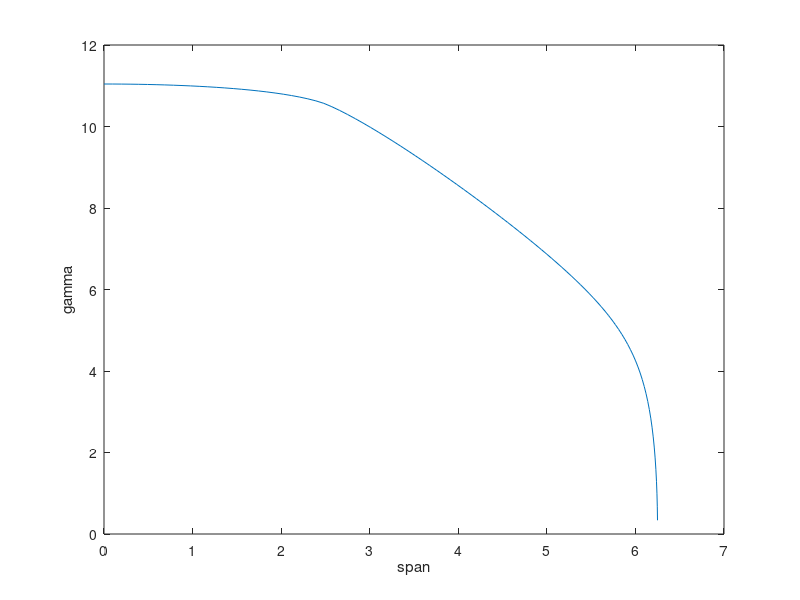
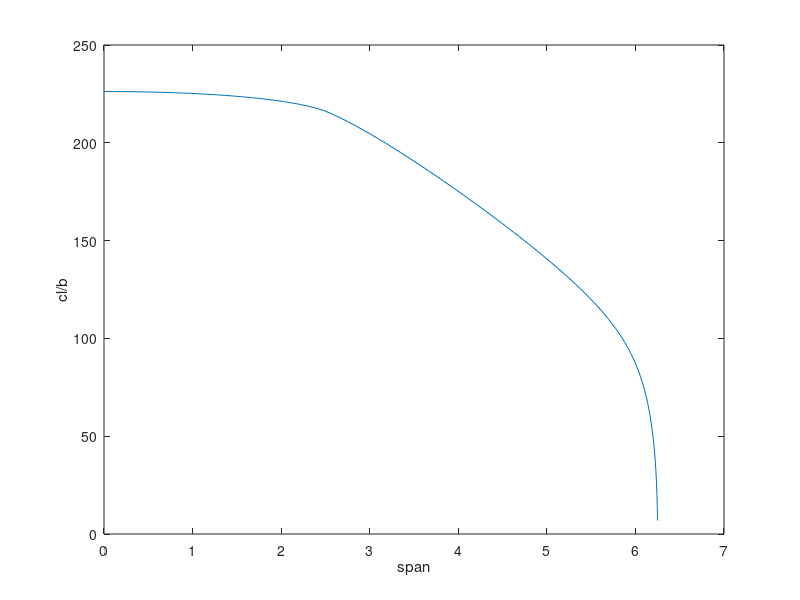
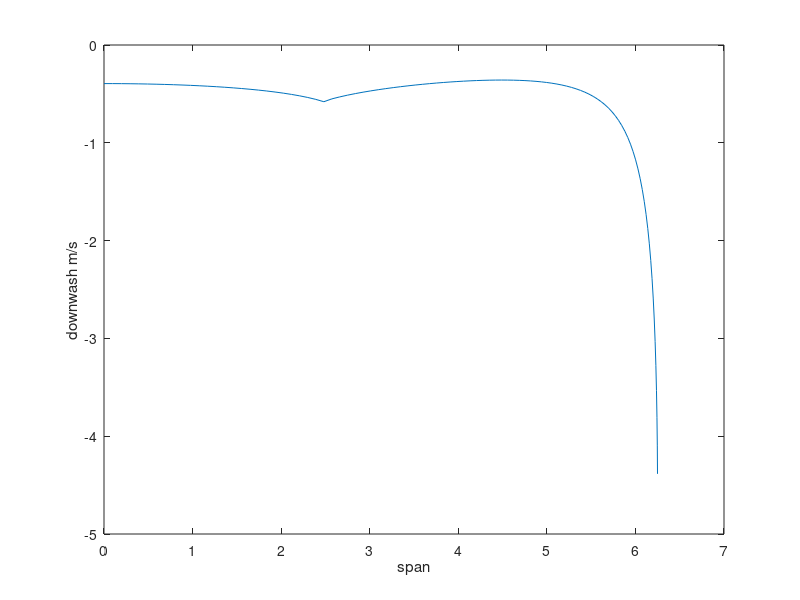
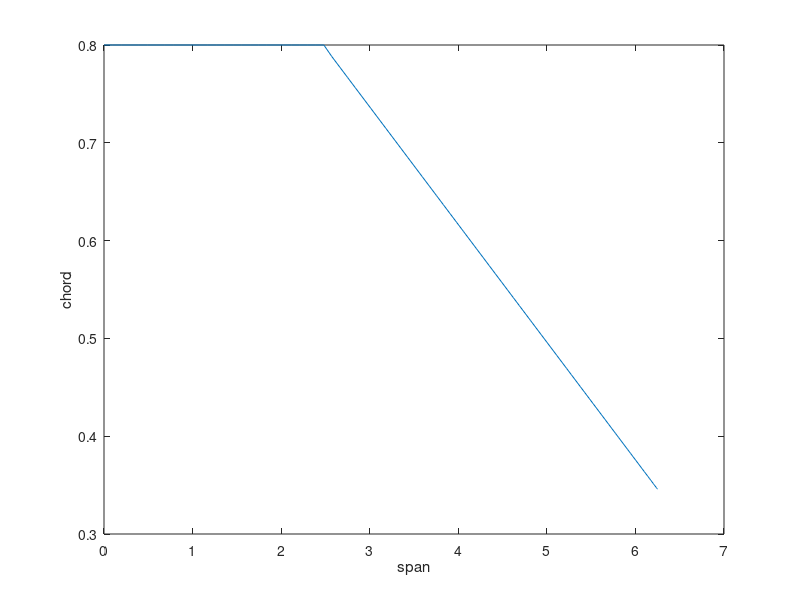

Recreate these plots in MATLAB, in order.
%Modified and Improved by Mainak Mallick
clear all
close all
clc
cd0 = 0.0072;
%condition%
rho = 0.8194;
Vinf = 25;
alpha = 6*(pi/180);
%wing%
lambda = .4; %taper ratio
b_half =6.25;
Cr = .8; %root chord
a0 = 6.393657747; %lift slope
part = 100;
z = 0;
for i = 1 : (part/4)+2
    theta(i) = pi/2 - z*(pi/(2*part));
    Y(i) = b_half*cos(theta(i));
    nY(i) = Y(i)/b_half;
    c(i) = .8; %rectangular wing 
    %c(i) = Cr-((i-1)*Cr*(1-lambda)/(part));
    %c(i) = Cr*((1 - lambda) * (b_half - Y(i))/ (b_half + lambda)); %taper wing
    %c(i) = Cr*(1 - ((Y(i)/b_half)^2))^0.5; %elliptic wing
    vr(i) = Vinf;
    mu(i) = (a0*c(i)/(8*b_half));
    thetatwist(i) = 0; %no twist
    %thetatwist(i) = -2/b_half*Y(i)*pi/180; %geometric twist
    alphacl0(i) = -4.8*pi/180;
    alphaY(i) = thetatwist(i) + alpha;
    z = z + 1;
end
for i = (part/4)+3: part
    theta(i) = pi/2 - z*(pi/(2*(part)));
    
    Y(i) = b_half*cos(theta(i));
    nY(i) = Y(i)/b_half;
    %c(i) = 1; %rectangular wing 
    %c(i) = Cr-((i-1)*Cr*(1-lambda)/(part-((2*part/5)+1)));
    c(i) = Cr*((1 - lambda-.04) +((b_half-.85 - Y(i))/ (b_half + lambda))); %taper wing
    %c(i) = Cr*(1 - ((Y(i)/b_half)^2))^0.5; %elliptic wing
    vr(i) = Vinf;
    mu(i) = (a0*c(i)/(8*b_half));
    thetatwist(i) = 0; %no twist
    %thetatwist(i) = -2/b_half*Y(i)*pi/180; %geometric twist
    alphacl0(i) = -4.8*pi/180;
    alphaY(i) = thetatwist(i) + alpha;
    z = z + 1;
end
for i = 1 : part-1
    dY(i) = Y(i+1) - Y(i);
end
dY(part) = 0; 
n = 0;
for i = 1 : part
    for j = 1 : part
        a(i,j) = sin((2*n+1)*theta(i))*((2*n+1)*mu(i) + sin(theta(i)));
        n = n + 1;
    end
    n = 0;
end
area = 0;
for i = 1 : part 
    area = area + c(i)*Y(i);
end
for i = 1 : part
    b(i) = mu(i)*(alphaY(i) - alphacl0(i)) * sin(theta(i));
end
x = linsolve(a,b');
n = 0; xsum = 0;
for i = 1 : part
    for j = 1 : part
        xsum = xsum + 4*b_half*vr(i)*x(j)*sin((2*n+1)*theta(i));
        n = n + 1;
    end
    gamma(i) = xsum;
    lift(i) = gamma(i)*rho*vr(i); %kutta 
    cl(i) = lift(i)/(0.5*rho*Vinf^2*c(i)); %lift coefficient
    xsum = 0; n = 0;
end
xsum = 0; n = 0;
for i = 1 : part
    for j = 1: part
        xsum = xsum + (2*n+1) * x(j) * sin(theta(i) * (2*n+1))/sin(theta(i));
        n = n + 1;
    end
    alphai(i) = xsum;
    xsum = 0; n = 0;
end

for i = 1 : (2*part/5)
    drag(i) = -lift(i)*sin(alphai(i)) - 0.5*rho*vr(i)^2 * c(i)*dY(i)*cd0;
    wd(i) = (vr(i))*sin(alphai(i));
end
for i = (2*part/5)+1 : part
    drag(i) = -lift(i)*sin(alphai(i)) - 0.5*rho*vr(i)^2 * c(i)*dY(i)*cd0;
    wd(i) = vr(i)*sin(alphai(i));
end
cfv = 0; cft = 0; torq = 0;
for i = 1 : part
    cfv = cfv + lift(i)*dY(i);
    cft = cft * drag(i)*dY(i);
end
liftgrams = cfv*1000/9.8;
idraggrams = cft*1000/9.8;
LbyD = abs(cfv/cft);

figure(1)
plot(Y,gamma)
xlabel('span'); ylabel('gamma');

figure(2)
plot(Y,lift)
xlabel('span'); ylabel('cl/b');

figure(3)
plot(Y,-wd)
xlabel('span'); ylabel('downwash m/s');
figure(4)
plot(Y,c)
xlabel('span'); ylabel('chord');